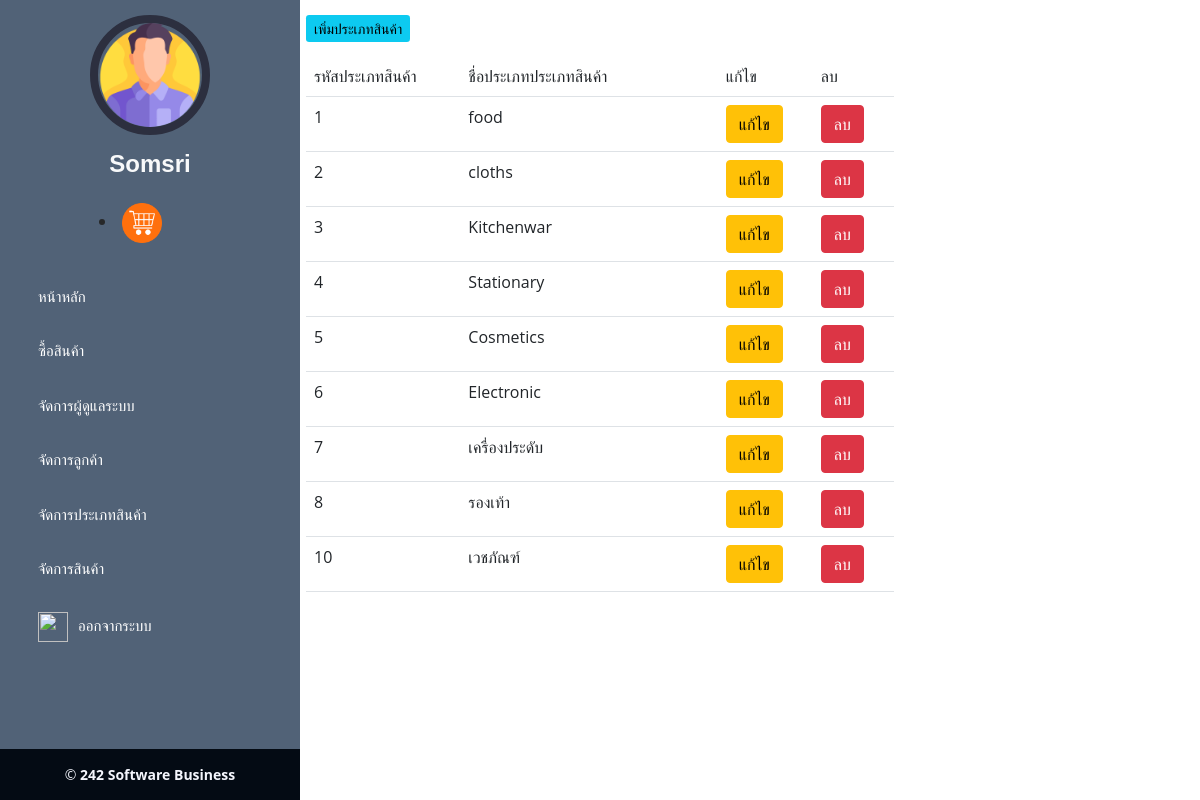
/backend/type.php (signed in), run on the app's committed database.
### tables this page shows
CREATE TABLE `product_type` (
  `p_type_id` int(5) NOT NULL,
  `p_type_name` varchar(30) NOT NULL
);

### backend/type_list.php (the view, shortened to what this page needs)
<?php
include('condb.php');
$query = "SELECT * FROM product_type " or die("Error : " . mysqli_error());
$result = mysqli_query($con, $query);
echo ' <table class="table">';
echo "<tr>
      <td width='15%'>รหัสประเภทสินค้า</td>
      <td width=25%>ชื่อประเภทประเภทสินค้า</td>
      <td width=5%>แก้ไข</td>
      <td width=5%>ลบ</td>
    </tr>";
while ($row = mysqli_fetch_array($result)) {
    echo "<tr>";
    echo "<td>" . $row["p_type_id"] . "</td> ";
    echo "<td>" . $row["p_type_name"] . "</td> ";
    echo "<td><a href='type_form_edit.php?act=edit&ID=$row[0]' class='btn btn-warning btn-xs'>แก้ไข</a></td> ";
    echo "<td><a href='type_del_db.php?ID=$row[0]' onclick=\"return confirm('คุณต้องการลบประเภทสินค้านี้ใช่ไหม? !!!')\" class='btn btn-danger btn-xs'>ลบ</a></td> ";
    echo "</tr>";
}
echo "</table>";
?>

### backend/css/style.css (style rules this page uses)
body { font-family: "Open Sans", sans-serif; color: #272829; }
a { color: #149ddd; text-decoration: none; }

### data on the page
product_type: p_type_id "1", p_type_name "food"
product_type: p_type_id "2", p_type_name "cloths"
product_type: p_type_id "3", p_type_name "Kitchenwar"
product_type: p_type_id "4", p_type_name "Stationary"
product_type: p_type_id "5", p_type_name "Cosmetics"
product_type: p_type_id "6", p_type_name "Electronic"
product_type: p_type_id "7", p_type_name "เครื่องประดับ"
product_type: p_type_id "8", p_type_name "รองเท้า"
product_type: p_type_id "10", p_type_name "เวชภัณฑ์"

### other printed values
$_SESSION["a_name"] "Somsri"
